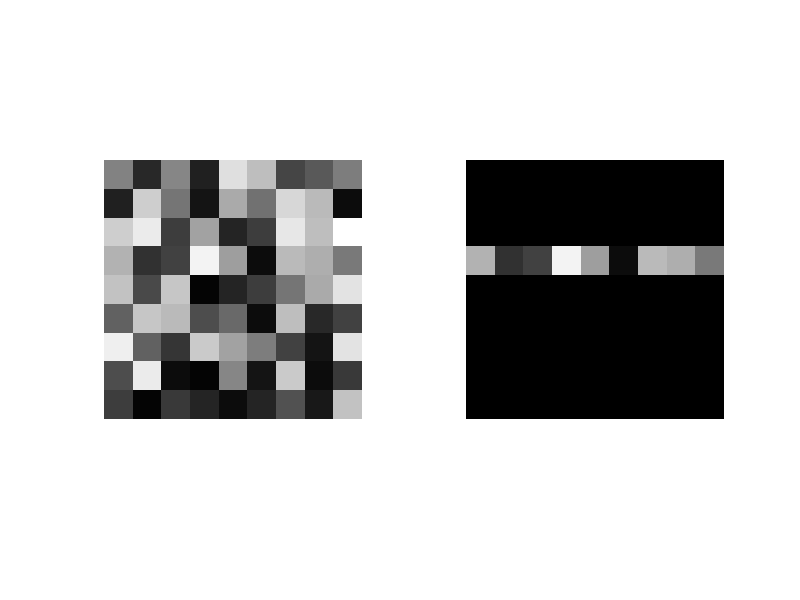

The MATLAB source for this figure:
%% テスト
%% 指定した場所のみ画像として出力できるかのテストプログラム
clear; close all;

test_img = rand(9,9);



h_img = zeros(9,9);

for i = 1:9
    for j = 1:9
        h_img(i,j) = 0;
        if i == 4
            h_img(i,j) = 1;
        end
    end
end

conv_img = test_img .* h_img;

figure();
subplot(1,2,1);
imshow(test_img,"InitialMagnification","fit");
subplot(1,2,2);
imshow(conv_img,"InitialMagnification","fit");
